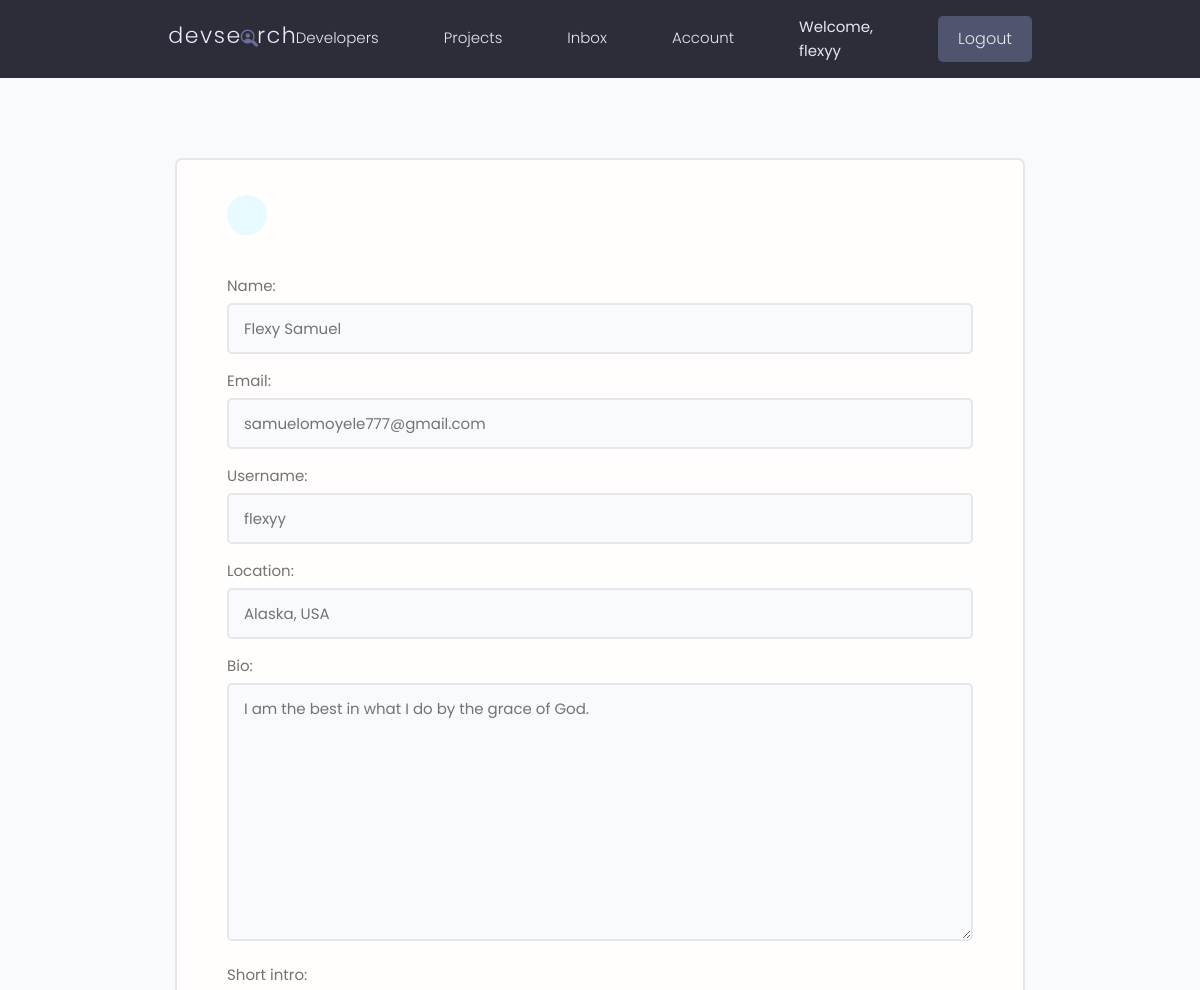
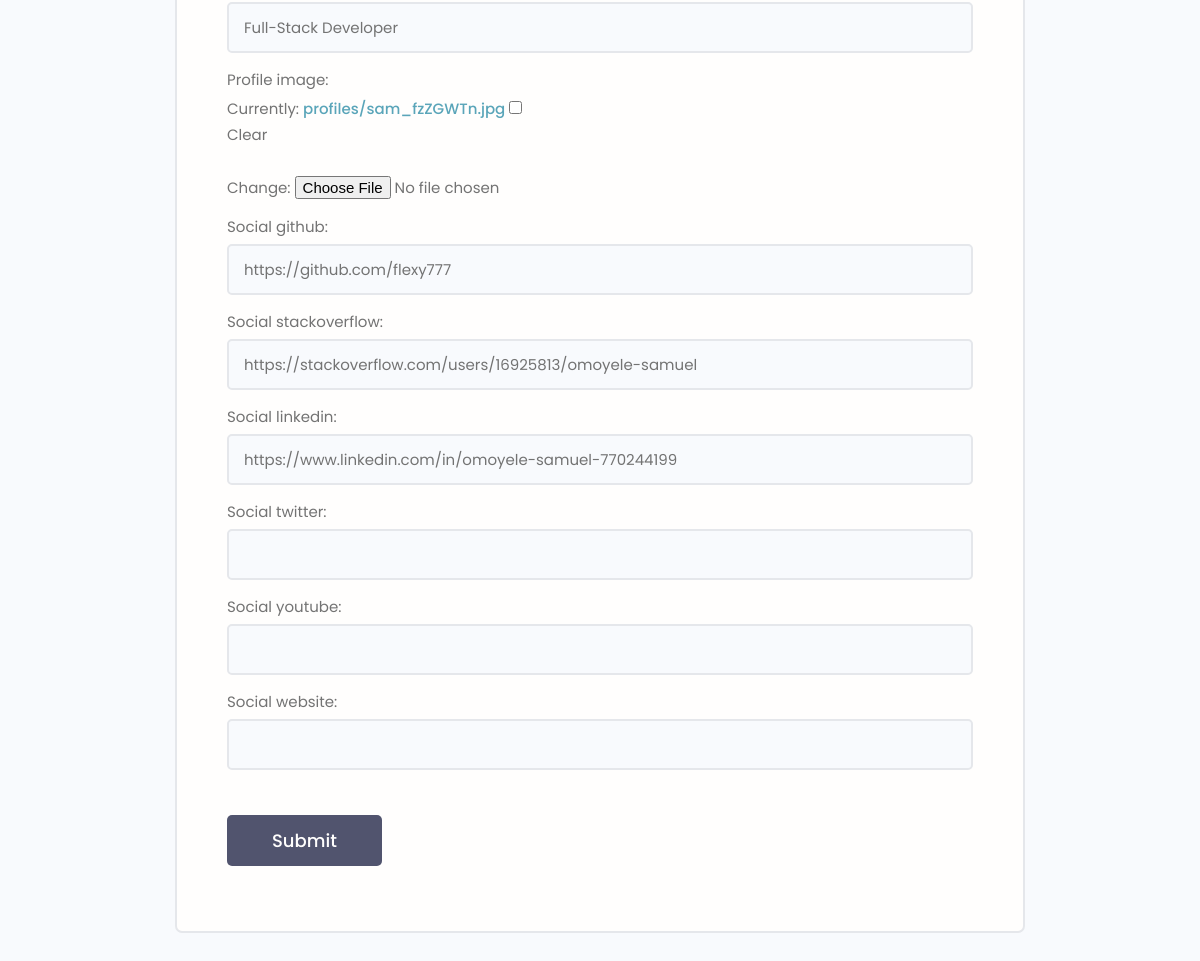
The page /edit-account/ (signed in) on the database its author committed (2 pictures, top to bottom).
### users/models.py (models this page shows, shortened)
class Profile(models.Model):
    user = models.OneToOneField(User, on_delete=models.CASCADE, null=True, blank=True)
    name = models.CharField(max_length=200, blank=True, null=True)
    email = models.EmailField(max_length=500, blank=True, null=True)
    username = models.CharField(max_length=200, blank=True, null=True)
    location = models.CharField(max_length=200, blank=True, null=True)
    short_intro = models.CharField(max_length=200, blank=True, null=True)
    bio = models.TextField(blank=True, null=True)
    profile_image = models.ImageField(null=True, blank=True, upload_to='profiles/', default="profiles/user-default.png" )
    social_github = models.CharField(max_length=200, blank=True, null=True)
    social_stackoverflow = models.CharField(max_length=200, blank=True, null=True)
    social_twitter = models.CharField(max_length=200, blank=True, null=True)
    social_linkedin = models.CharField(max_length=200, blank=True, null=True)
    social_youtube = models.CharField(max_length=200, blank=True, null=True)
    social_website = models.CharField(max_length=200, blank=True, null=True)
    created_at = models.DateTimeField(auto_now_add=True)
    id = models.UUIDField(default=uuid.uuid4, unique=True, primary_key=True, editable=False)
    class Meta:
        ordering = ['created_at']

### users/views.py (the view)
# urls.py: path('edit-account/', views.editAccount, name="edit-account"),
@login_required(login_url='login')
def editAccount(request):
    profile = request.user.profile
    form = ProfileForm(instance=profile)
    if request.method == 'POST':
        form = ProfileForm(request.POST, request.FILES, instance=profile)
        if form.is_valid:
            form.save()
            return redirect('account')
    context = {
        'form' : form
    }
    return render(request, 'users/profile_form.html', context)

### users/forms.py
class ProfileForm(ModelForm):
    class Meta:
        model = Profile
        fields = ['name', 'email', 'username', 'location', 'bio', 'short_intro', 'profile_image',
        'social_github', 'social_stackoverflow', 'social_linkedin', 'social_twitter', 'social_youtube', 'social_website']
    def __init__(self, *args, **kwargs):
        super(ProfileForm, self).__init__(*args, **kwargs)
        for name, field in self.fields.items():
            field.widget.attrs.update({
                'class' : 'input'
            })

### users/templates/users/profile_form.html (shortened to what this page needs)
{% extends 'main.html' %}
{% block content %}
<main class="formPage my-xl">
        <div class="content-box">
            <div class="formWrapper">
                <a class="backButton" href="{% url 'account' %}"></a>
                <br>
                <form class="form" method="POST" action="{% url 'edit-account' %}" enctype="multipart/form-data">
                    {% for field in form %}
                    <div class="form__field">
                        <label for="formInput#text">{{field.label}}: </label>
                       {{field}}
                    </div>
                    {% endfor %}
                    <input class="btn btn--sub btn--lg  my-md" type="submit" value="Submit" />
                </form>
            </div>
        </div>
    </main>
{% endblock content %}

### templates/navbar.html (shortened to what this page needs)
{% load static %}
<header class="header">
    <div class="container container--narrow">
      <a href="{% url 'profiles' %}" class="header__logo">
        <img src="{% static 'images/logo.svg' %}" alt="DevSearch Logo" />
      </a>
      <nav class="header__nav">
        <ul class="header__menu">
          <li class="header__menuItem"><a href="{% url 'profiles' %}">Developers</a></li>
          <li class="header__menuItem"><a href="{% url 'projects' %}">Projects</a></li>
          {% if request.user.is_authenticated %}
          <li class="header__menuItem"><a href="{% url 'inbox' %}">Inbox</a></li>
          <li class="header__menuItem"><a href="{% url 'account' %}">Account</a></li>
          <li class="header__menuItem" style="color: #e5e7eb;">Welcome, {{request.user.username}} </a></li>
          <li class="header__menuItem"><a href="{% url 'logout' %}" class="btn btn--sub">Logout</a></li>
          {% else %}
          <li class="header__menuItem"><a href="{% url 'login' %}" class="btn btn--sub">Login/Sign Up</a></li>
          {% endif %}
        </ul>
      </nav>
    </div>
  </header>

### static/styles/app.css (style rules this page uses)
:root { --color-sub: #2d2d39; }
.btn--sub { background-color: var(--color-sub-light); }
img { width: 100%; }
.content-box { width: 95%; max-width: 85rem; margin: 0 auto; }
.header { position: sticky; z-index: 111; background-color: var(--color-sub); padding: 1.5rem 0; }
.header > .container { display: flex; justify-content: space-between; align-items: center; }
.header__logo > img { height: 3.8rem; }
.header__nav > ul { display: inline-flex; align-items: center; list-style: none; gap: 6.5rem; }
.header__menuItem > a { color: var(--color-light); font-weight: 300; }
.backButton { background: var(--color-main-light); color: var(--color-main); width: 4rem; height: 4rem; display: flex; align-items: center; justify-content: center; border-radius: 50%; }
.formPage .formWrapper { list-style: none; background: var(--color-white); padding: 3.5rem 5rem; border: 2px solid var(--color-light); border-radius: 0.7rem; }

### static/uikit/styles/modules/_variables.css (style rules this page uses)
:root { --color-main: #5aa5b9; --color-main-light: #e6faff; --color-sub: #3f4156; --color-sub-light: #51546e; --color-sub-lighter: #ededfd; --color-text: #737373; --color-gray: #8b8b8b; --color-light: #e5e7eb; --color-light-gray: #767676; --color-bg: #f8fafd; --color-white: #fffefd; --color-white-light: #f3f3f3; --color-success: #359e64; --color-success-bg: #def8e8; --color-error: #fc4b0b; --color-error-bg: #fff2ee; --font-base: 'Poppins', arial, helvetica, 'Segoe UI', roboto, ubuntu, sans-serif; --font-monospace: 'Fira Code', 'Courier New', courier, monospace; --font-regular: 300; --font-medium: 500; --font-bold: 700; --generic-shadow: 1px 1px 5px #00000010; --generic-transition: all 0.3s ease-in-out; }

### static/uikit/styles/modules/_base.css (style rules this page uses)
* { margin: 0; padding: 0; box-sizing: border-box; text-rendering: optimizeLegibility; color: inherit; font-size: inherit; }
html { font-size: 50%; }
@media only screen and (min-width: 480px) { html { font-size: 56.25%; } }
@media only screen and (min-width: 1200px) { html { font-size: 62.5%; } }
body { line-height: 1.6; font-weight: 400; font-size: 1.5rem; color: var(--color-text); background-color: var(--color-bg); min-height: 100vh; }

### static/uikit/styles/modules/_typography.css (style rules this page uses)
* { font-family: var(--font-base); }
a { padding-bottom: 2px; text-decoration: none; display: inline-block; color: var(--color-main); font-weight: var(--font-medium); }

### static/uikit/styles/modules/_utilities.css (style rules this page uses)
.container { width: 92%; max-width: 165rem; margin: 0 auto; box-sizing: border-box; }
.container--narrow { width: 92%; max-width: 120rem; }
@media screen and (min-width: 1000px) { .container { width: 90%; } }
@media screen and (min-width: 1000px) { .container--narrow { width: 85%; } }
@media screen and (min-width: 1200px) { .container { width: 80%; } }
@media screen and (min-width: 1200px) { .container--narrow { width: 72%; } }
.my-md { margin: 3rem auto; }
.my-xl { margin: 8rem auto; }

### static/uikit/styles/modules/_button.css (style rules this page uses)
.btn { display: inline-block; position: relative; cursor: pointer; background-color: var(--color-light); font-weight: var(--font-medium); color: var(--color-sub); text-decoration: none; padding: 1rem 2rem; border-radius: 0.5rem; border: none; width: -webkit-fit-content; width: -moz-fit-content; width: fit-content; height: -webkit-fit-content; height: -moz-fit-content; height: fit-content; font-size: 1.6rem; outline-width: 0; outline-color: transparent; -webkit-backface-visibility: hidden; backface-visibility: hidden; transition: all 0.3s ease-in-out; }
.btn--sub { background-color: var(--color-sub); color: var(--color-white); }
.btn--lg { font-size: 1.8rem; padding: 1.2rem 4.5rem; }

### static/uikit/styles/modules/_form.css (style rules this page uses)
.form { display: block; }
.form__field { margin-top: 1.5rem; margin-bottom: 1.5rem; }
.form__label, .form__field > label { display: block; margin-bottom: 0.5rem; color: var(--color-text); }
input.input[type='text'], input.input[type='email'], input.input[type='password'], input.input[type='number'], textarea.input { min-width: 24rem; width: 100%; padding: 1.2rem 1.5rem; border-radius: 0.5rem; border: 2px solid var(--color-light); transition: all 0.3s ease-in-out; background-color: var(--color-bg); }

### rows shown on the page
Profile: form "Flexy Samuel" "samuelomoyele777@gmail.com" "flexyy" "Alaska, USA" "I am the best in what I do by the grace of God." "Full-Stack Developer" "https://github.com/flexy777" "https://stackoverflow.com/users/16925813/omoyele-samuel" "https://www.linkedin.com/in/omoyele-samuel-770244199"

### other values the page prints
{{ request.user.username }} "flexyy"
{{ field.label }} "Name" "Email" "Username" "Location" "Bio" "Short intro" "Profile image" "Social github" "Social stackoverflow" "Social linkedin" "Social twitter" "Social youtube" "Social website"
